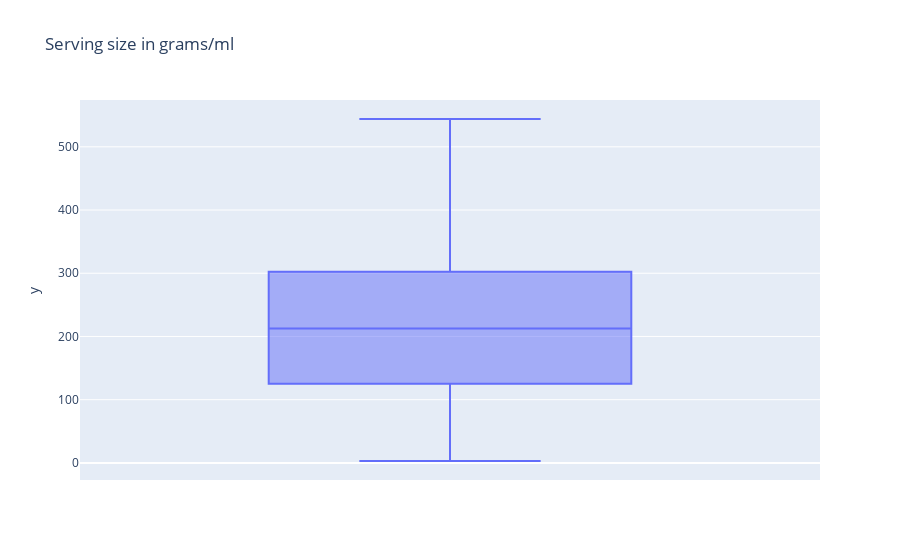

Notebook code for this chart:
### Markdown cell above
Box plot to see the distribution

### Code cell
fig = px.box(y = df['servesize'], title = 'Serving size in grams/ml')
fig.show()

### Figure 1 — Plotly figure (JSON) as saved in the notebook; plotly's stock layout.template omitted (floating-point values rounded to 4 significant figures; data arrays with more than 128 entries replaced by an {"elided": "..."} marker saying what was removed)
{"data": [{"alignmentgroup": "True", "hovertemplate": "y=%{y}<extra></extra>", "legendgroup": "", "marker": {"color": "#636efa"}, "name": "", "notched": false, "offsetgroup": "", "orientation": "v", "showlegend": false, "type": "box", "x0": " ", "xaxis": "x", "y": {"elided": "141 float values"}, "y0": " ", "yaxis": "y"}], "layout": {"boxmode": "group", "legend": {"tracegroupgap": 0}, "title": {"text": "Serving size in grams/ml"}, "xaxis": {"anchor": "y", "domain": [0, 1]}, "yaxis": {"anchor": "x", "domain": [0, 1], "title": {"text": "y"}}}}
